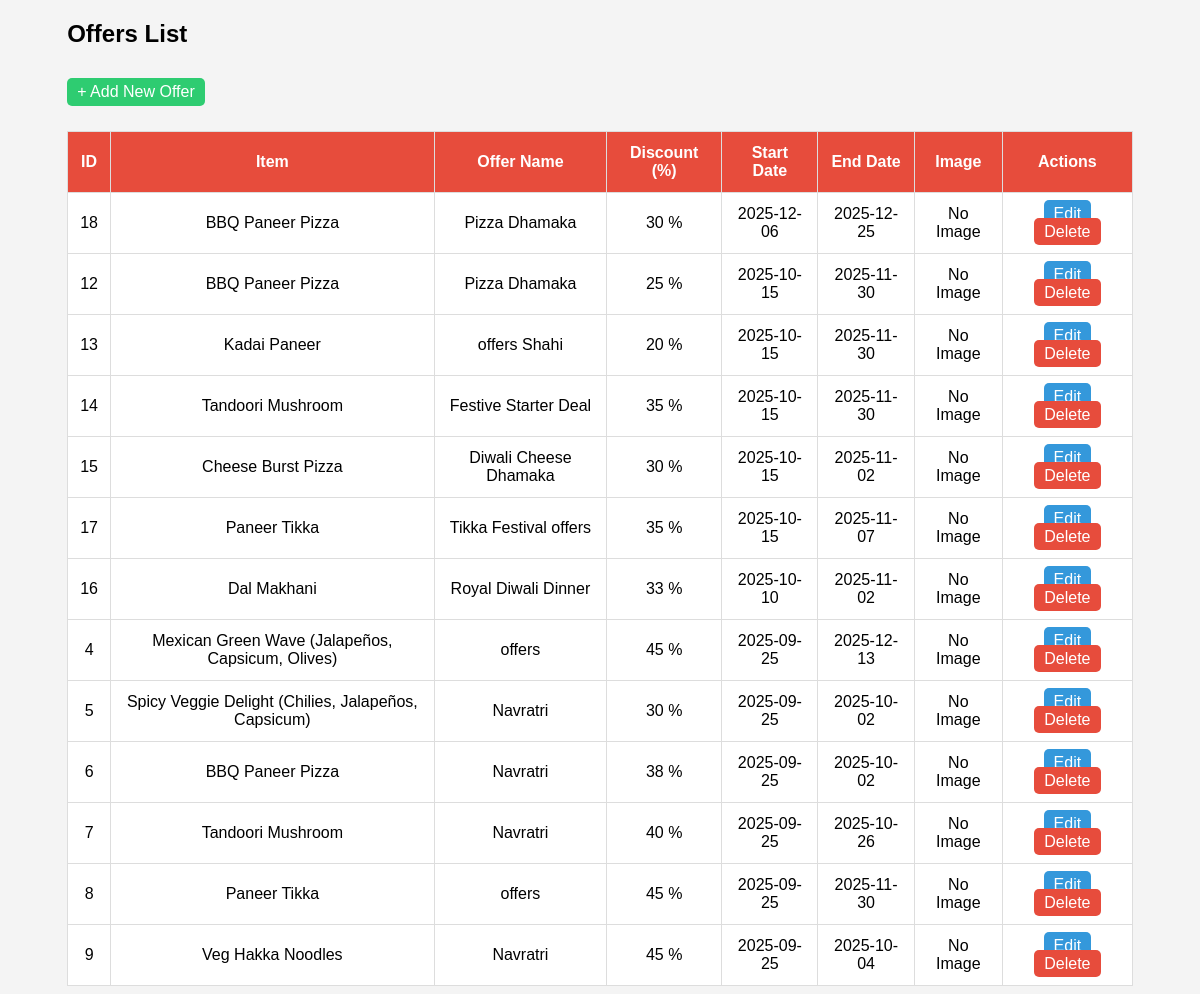
/admin/admin_offers.php (signed in), run on the app's committed database.
### tables this page shows
CREATE TABLE `offers` (
  `id` int(11) NOT NULL,
  `item_id` int(11) NOT NULL,
  `offer_name` varchar(255) NOT NULL,
  `discount_percent` float NOT NULL,
  `start_date` date NOT NULL,
  `end_date` date NOT NULL
);

CREATE TABLE `menu_items` (
  `id` int(11) NOT NULL,
  `category` varchar(50) NOT NULL,
  `name` varchar(100) NOT NULL,
  `price` decimal(10,2) NOT NULL,
  `rating` decimal(2,1) NOT NULL,
  `image` varchar(255) NOT NULL,
  `is_available` tinyint(1) NOT NULL DEFAULT 1 COMMENT '1 = In Stock, 0 = Out of Stock'
);

### admin/admin_offers.php (the view, shortened to what this page needs)
<?php
include "db_connect.php";
$sql = "SELECT o.*, m.name as item_name
        FROM offers o
        JOIN menu_items m ON o.item_id = m.id
        ORDER BY o.start_date DESC";
$result = $conn->query($sql);
?>
<!DOCTYPE html>
<html>
<head>
</head>
<body>
<div class="container">
    <h2>Offers List</h2>
    <a href="add_offer.php" class="add-btn">+ Add New Offer</a>
    <table>
        <tr>
            <th>ID</th>
            <th>Item</th>
            <th>Offer Name</th>
            <th>Discount (%)</th>
            <th>Start Date</th>
            <th>End Date</th>
            <th>Image</th>
            <th>Actions</th>
        </tr>
        <?php while ($row = $result->fetch_assoc()): ?>
        <tr>
            <td><?= $row['id'] ?></td>
            <td><?= htmlspecialchars($row['item_name']) ?></td>
            <td><?= htmlspecialchars($row['offer_name']) ?></td>
            <td><?= $row['discount_percent'] ?> %</td>
            <td><?= $row['start_date'] ?></td>
            <td><?= $row['end_date'] ?></td>
            <td>
                <?php if (!empty($row['image'])): ?>
                    <img src="../uploads/offers/<?= htmlspecialchars($row['image']) ?>" alt="Offer Image">
                <?php else: ?>
                    No Image
                <?php endif; ?>
            </td>
            <td>
                <a href="edit_offer.php?id=<?= $row['id'] ?>" class="edit-btn">Edit</a>
                <a href="delete_offer.php?id=<?= $row['id'] ?>" class="delete-btn" onclick="return confirm('Delete this offer?')">Delete</a>
            </td>
        </tr>
        <?php endwhile; ?>
    </table>
</div>
</body>
</html>

### admin/admin_offers.php (style rules this page uses)
body { font-family: Arial; background: #f4f4f4; }
.container { width: 90%; margin: auto; }
table { width: 100%; border-collapse: collapse; background: white; margin-top: 15px; }
table, th, td { border: 1px solid #ddd; }
th, td { padding: 12px; text-align: center; }
th { background: #e74c3c; color: white; }
a { text-decoration: none; padding: 5px 10px; border-radius: 5px; }
.add-btn { background: #2ecc71; color: white; display: inline-block; margin: 10px 0; }
.edit-btn { background: #3498db; color: white; }
.delete-btn { background: #e74c3c; color: white; }

### data on the page
offers: id "18", item.name "BBQ Paneer Pizza", offer_name "Pizza Dhamaka", discount_percent "30", start_date "2025-12-06", end_date "2025-12-25"
offers: id "12", item.name "BBQ Paneer Pizza", offer_name "Pizza Dhamaka", discount_percent "25", start_date "2025-10-15", end_date "2025-11-30"
offers: id "13", item.name "Kadai Paneer", offer_name "offers Shahi", discount_percent "20", start_date "2025-10-15", end_date "2025-11-30"
offers: id "14", item.name "Tandoori Mushroom", offer_name "Festive Starter Deal", discount_percent "35", start_date "2025-10-15", end_date "2025-11-30"
offers: id "15", item.name "Cheese Burst Pizza", offer_name "Diwali Cheese Dhamaka", discount_percent "30", start_date "2025-10-15", end_date "2025-11-02"
offers: id "17", item.name "Paneer Tikka", offer_name "Tikka Festival offers", discount_percent "35", start_date "2025-10-15", end_date "2025-11-07"
offers: id "16", item.name "Dal Makhani", offer_name "Royal Diwali Dinner", discount_percent "33", start_date "2025-10-10", end_date "2025-11-02"
offers: id "4", item.name "Mexican Green Wave (Jalapeños, Capsicum, Olives)", offer_name "offers", discount_percent "45", start_date "2025-09-25", end_date "2025-12-13"
offers: id "5", item.name "Spicy Veggie Delight (Chilies, Jalapeños, Capsicum)", offer_name "Navratri", discount_percent "30", start_date "2025-09-25", end_date "2025-10-02"
offers: id "6", item.name "BBQ Paneer Pizza", offer_name "Navratri", discount_percent "38", start_date "2025-09-25", end_date "2025-10-02"
offers: id "7", item.name "Tandoori Mushroom", offer_name "Navratri", discount_percent "40", start_date "2025-09-25", end_date "2025-10-26"
offers: id "8", item.name "Paneer Tikka", offer_name "offers", discount_percent "45", start_date "2025-09-25", end_date "2025-11-30"
offers: id "9", item.name "Veg Hakka Noodles", offer_name "Navratri", discount_percent "45", start_date "2025-09-25", end_date "2025-10-04"
